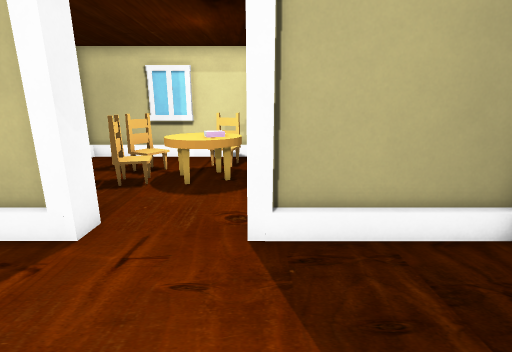
View 1 (above)

16 first-person views from a walk through a 3-D level made in the Godot game engine. The camera is 1.4 m above the floor, tilts 14° down and sees 85° across. The floor is counted in squares, 0.5 m on a side. Each view is taken from the middle of a square. On the plan, view 1 faces up. The plan holds only what a view shows up to about 19 squares ahead; the rest is blank. The place goes on beyond the plan.

View 2
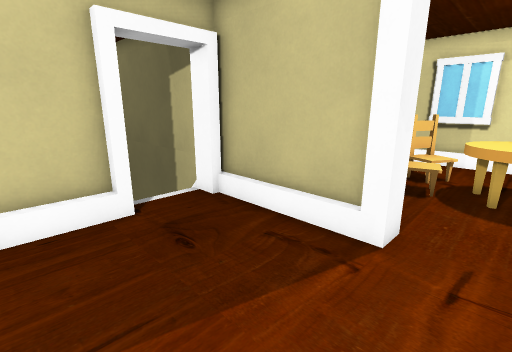

View 3
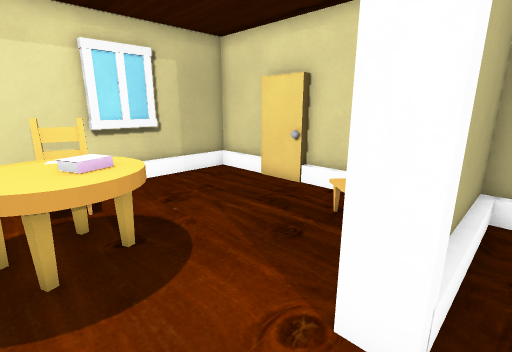

View 4
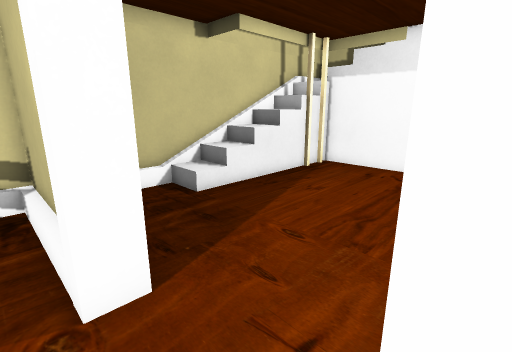

View 5
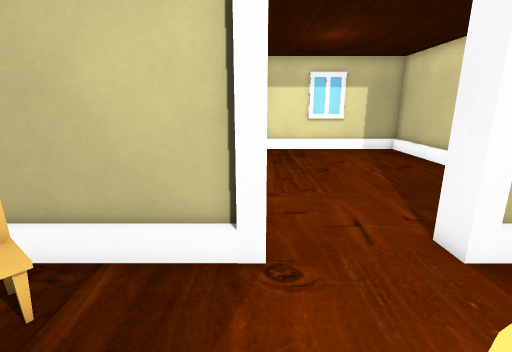

View 6
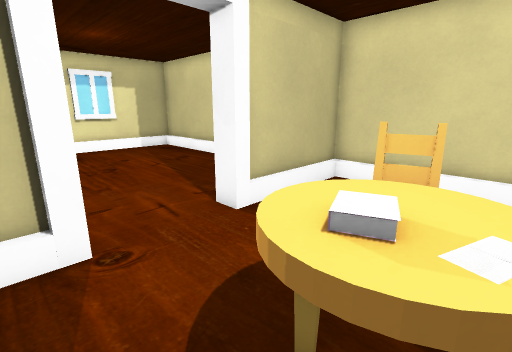

View 7
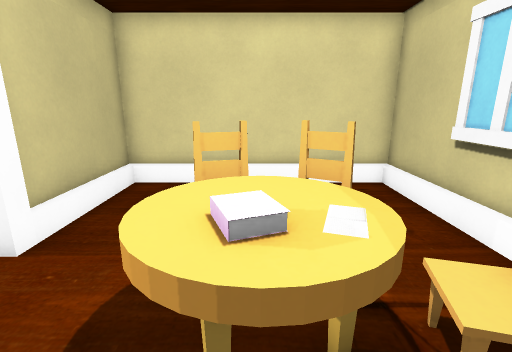

View 8
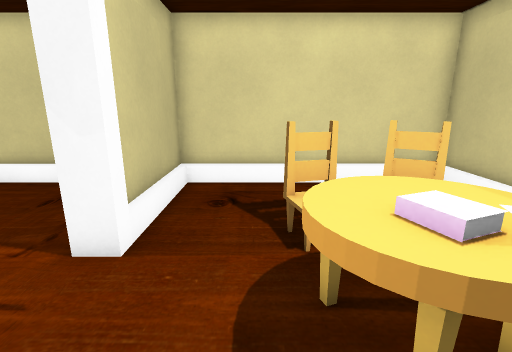

View 9
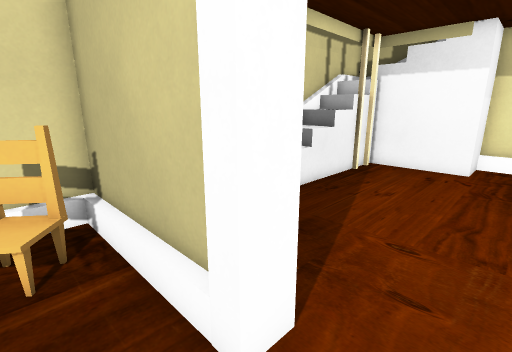

View 10
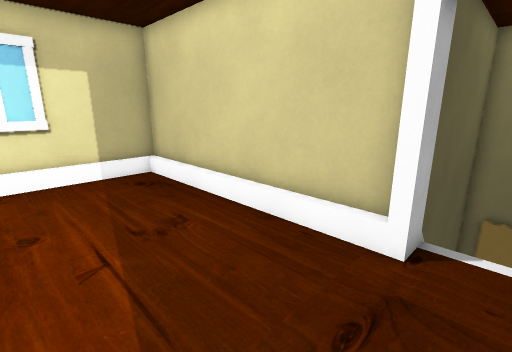

View 11
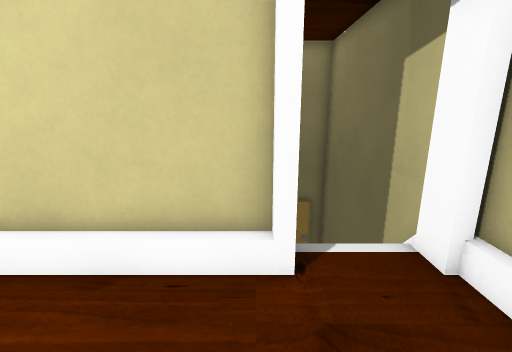

View 12
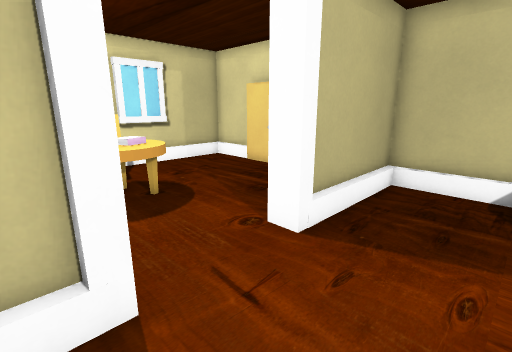

View 13
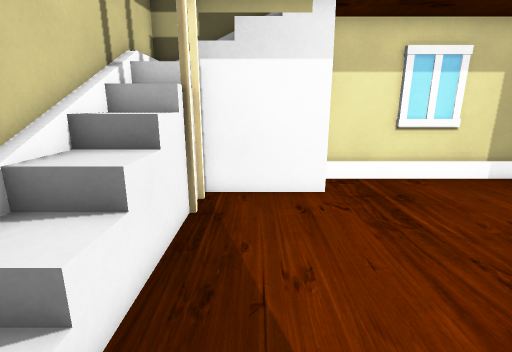

View 14
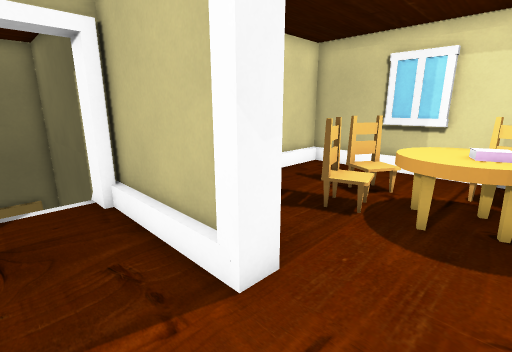

View 15
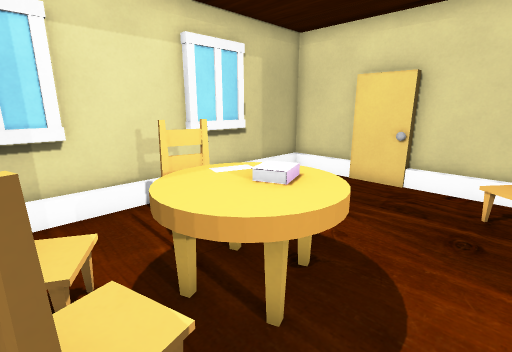

View 16
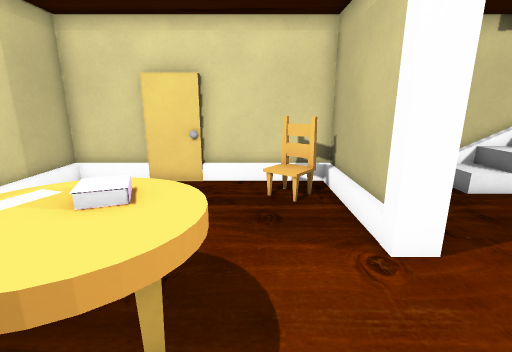

### Floor plan
Key: @ floor where view 1 was taken; # wall or solid block; . main floor; : floor 1 m higher than the main floor; + floor 3 m higher than the main floor; / step, stairs or slope; D closed door; = window, fence, low wall or low ledge; ^ raised ledge; C chair; B books; O other object.
Columns run from 19 left of view 1 to 6 right of it. Each row starts with its distance up from view 1.
 16          #################
 15          #...............#
 14          #.......CC......#
 13          #....C.........##
 12          #....C.^^^.....##
 11          #....C.^BB.....##
 10          #....OO^^^......#
  9          #...............#
  8          D.........DDDDCDD
  7          D.........D...C##
  6 #########D######...D######
  5 D        /.........D.....#
  4 D        ................#
  3 #        #/..............#
  2 #######  #/............//#
  1          #/............//#
  0          #/........@...=/#
 -1          #/............=:#
 -2          #/............=:#
 -3          #/............=/#
 -4          #/............#/#
 -5          #/............#/#
 -6          #/........+#### #
 -7          #/........      #
 -8          #################

Where each view was taken, in squares from view 1:
view 1: 0 up, 0 right, facing up
view 2: 0 up, 2 left, facing up-left
view 3: 5 up, 3 left, facing up-right
view 4: 7 up, 4 left, facing down-right
view 5: 11 up, 0 right, facing down
view 6: 12 up, 1 right, facing down-left
view 7: 11 up, 1 right, facing left
view 8: 9 up, 1 right, facing left
view 9: 8 up, 2 left, facing down-right
view 10: 4 up, 4 left, facing down-left
view 11: 2 up, 5 left, facing left
view 12: 2 up, 5 left, facing up-right
view 13: 3 up, 2 right, facing down
view 14: 3 up, 1 left, facing up-left
view 15: 8 up, 5 left, facing up-right
view 16: 9 up, 5 left, facing right
